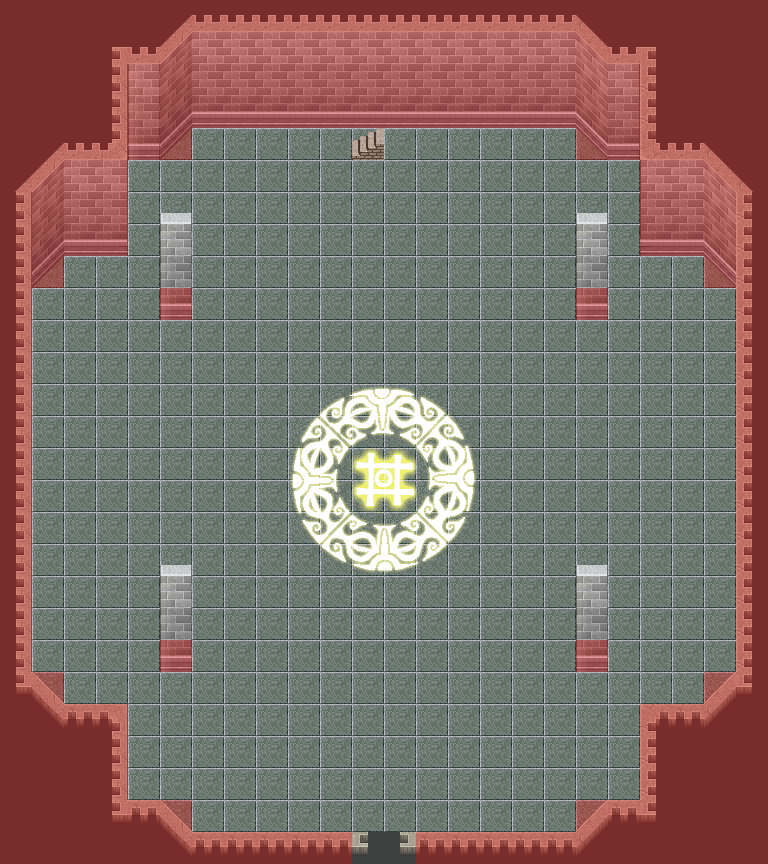

A level layout from a 2D game, rendered from its tile map. Below: a short description, then the map file with tile-grid data replaced by summaries:
An orthogonal 24x27 tile map with 32x32 px tiles, 7 tile layers (0_floor, 1_terrain, 2_object, 3_roof, ...), 1 hidden layer not drawn, 7 tilesets.

<map version="1.2" tiledversion="1.2.0" orientation="orthogonal" renderorder="right-down" width="24" height="27" tilewidth="32" tileheight="32" infinite="0" nextlayerid="41" nextobjectid="1">
 <tileset firstgid="1" name="kafelki_blyszczace" tilewidth="32" tileheight="32" tilecount="36" columns="6">
  <image source="../../tileset/pol/domki/podloga/kafelki_blyszczace.png" width="192" height="192" />
 </tileset>
 <tileset firstgid="37" name="kafelek" tilewidth="32" tileheight="32" tilecount="1" columns="1">
  <image source="../../tileset/pol/domki/podloga/kafelek.png" width="32" height="32" />
 </tileset>
 <tileset firstgid="38" name="stairs" tilewidth="32" tileheight="32" tilecount="12" columns="2">
  <image source="../../tileset/building/stairs/stairs.png" width="64" height="192" />
 </tileset>
 <tileset firstgid="50" name="kosciol_sciany" tilewidth="32" tileheight="32" tilecount="30" columns="5">
  <image source="../../tileset/pol/domki/kosciol_sciany.png" width="160" height="192" />
 </tileset>
 <tileset firstgid="80" name="kosciol_nawy" tilewidth="32" tileheight="32" tilecount="14" columns="2">
  <image source="../../tileset/pol/domki/kosciol_nawy.png" width="64" height="224" />
 </tileset>
 <tileset firstgid="94" name="collision" tilewidth="32" tileheight="32" tilecount="1" columns="1">
  <image source="../../tileset/logic/collision.png" width="32" height="32" />
 </tileset>
 <tileset firstgid="95" name="protection" tilewidth="32" tileheight="32" tilecount="2" columns="2">
  <image source="../../tileset/logic/protection.png" width="64" height="32" />
 </tileset>
 <layer id="33" name="0_floor" width="24" height="27">
  <data>[648 cells, 504 non-empty, 37 distinct tile ids]</data>
 </layer>
 <layer id="34" name="1_terrain" width="24" height="27">
  <data>[648 cells, 225 non-empty, 40 distinct tile ids]</data>
 </layer>
 <layer id="35" name="2_object" width="24" height="27">
  <data>[648 cells, 4 non-empty, 1 distinct tile ids]</data>
 </layer>
 <layer id="36" name="3_roof" width="24" height="27">
  <data>[648 cells, 12 non-empty, 3 distinct tile ids]</data>
 </layer>
 <layer id="37" name="4_roof_add" width="24" height="27">
  <data>[648 cells, 0 non-empty, 0 distinct tile ids]</data>
 </layer>
 <layer id="38" name="objects" width="24" height="27">
  <data>[648 cells, 0 non-empty, 0 distinct tile ids]</data>
 </layer>
 <layer id="39" name="collision" width="24" height="27" opacity="0.3">
  <data>[648 cells, 226 non-empty, 1 distinct tile ids]</data>
 </layer>
 <layer id="40" name="protection" width="24" height="27" visible="0" opacity="0.2">
  <data>[648 cells, 648 non-empty, 1 distinct tile ids]</data>
 </layer>
</map>
